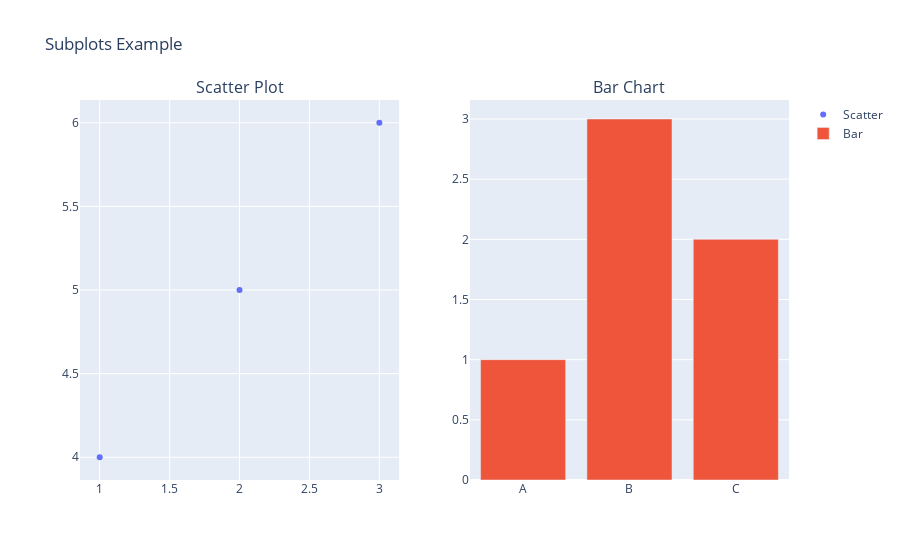

The code cell stored with this chart in its notebook:
### Markdown cell above
<font color="red" size=3><b>Subplots</b></font>

### Code cell
from plotly.subplots import make_subplots

fig = make_subplots(rows=1, cols=2, subplot_titles=('Scatter Plot', 'Bar Chart'))

fig.add_trace(go.Scatter(x=[1, 2, 3], y=[4, 5, 6], mode='markers', name='Scatter'), row=1, col=1)
fig.add_trace(go.Bar(x=['A', 'B', 'C'], y=[1, 3, 2], name='Bar'), row=1, col=2)

fig.update_layout(title='Subplots Example')
fig.show()

### Figure 1 — Plotly figure (JSON) as saved in the notebook; plotly's stock layout.template omitted (floating-point values rounded to 4 significant figures)
{"data": [{"mode": "markers", "name": "Scatter", "type": "scatter", "x": [1, 2, 3], "xaxis": "x", "y": [4, 5, 6], "yaxis": "y"}, {"name": "Bar", "type": "bar", "x": ["A", "B", "C"], "xaxis": "x2", "y": [1, 3, 2], "yaxis": "y2"}], "layout": {"annotations": [{"font": {"size": 16}, "showarrow": false, "text": "Scatter Plot", "x": 0.225, "xanchor": "center", "xref": "paper", "y": 1, "yanchor": "bottom", "yref": "paper"}, {"font": {"size": 16}, "showarrow": false, "text": "Bar Chart", "x": 0.775, "xanchor": "center", "xref": "paper", "y": 1, "yanchor": "bottom", "yref": "paper"}], "autosize": true, "title": {"text": "Subplots Example"}, "xaxis": {"anchor": "y", "autorange": true, "domain": [0, 0.45], "range": [0.8657, 3.134], "type": "linear"}, "xaxis2": {"anchor": "y2", "autorange": true, "domain": [0.55, 1], "range": [-0.5, 2.5], "type": "category"}, "yaxis": {"anchor": "x", "autorange": true, "domain": [0, 1], "range": [3.835, 6.165], "type": "linear"}, "yaxis2": {"anchor": "x2", "autorange": true, "domain": [0, 1], "range": [0, 3.158], "type": "linear"}}}
